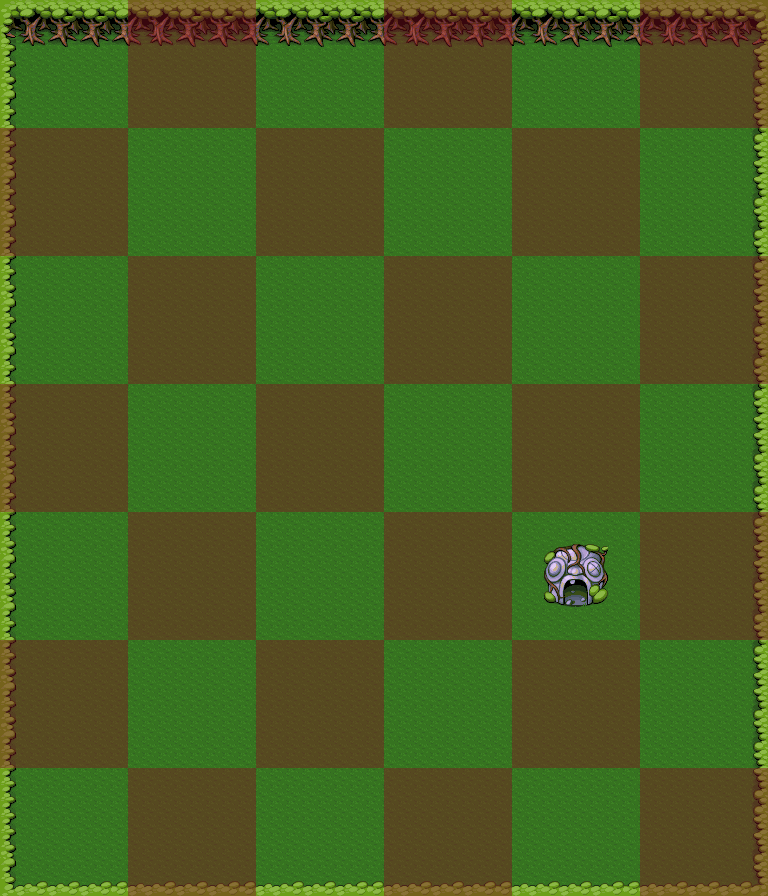

This game map was drawn from its Tiled (.tmx) file and the tilesets committed beside it. A one-line description and the trimmed map source follow:
An orthogonal 48x56 tile map with 16x16 px tiles, 2 tile layers (background, grid).

<map version="1.0" orientation="orthogonal" width="48" height="56" tilewidth="16" tileheight="16">
 <properties>
  <property name="ambient" value="butterfly" />
 </properties>
 <tileset firstgid="1" name="forest" tilewidth="16" tileheight="16">
  <image source="forest.png" width="128" height="208" />
  <tile id="2">
   <properties>
    <property name="wall" value="" />
   </properties>
  </tile>
  <tile id="3">
   <properties>
    <property name="wall" value="" />
   </properties>
  </tile>
  <tile id="4">
   <properties>
    <property name="wall" value="" />
   </properties>
  </tile>
  <tile id="5">
   <properties>
    <property name="wall" value="" />
   </properties>
  </tile>
  <tile id="6">
   <properties>
    <property name="wall" value="" />
   </properties>
  </tile>
  <tile id="7">
   <properties>
    <property name="wall" value="" />
   </properties>
  </tile>
  <tile id="8">
   <properties>
    <property name="wall" value="" />
   </properties>
  </tile>
  <tile id="9">
   <properties>
    <property name="wall" value="" />
   </properties>
  </tile>
  <tile id="10">
   <properties>
    <property name="wall" value="" />
   </properties>
  </tile>
  <tile id="11">
   <properties>
    <property name="wall" value="" />
   </properties>
  </tile>
  <tile id="12">
   <properties>
    <property name="wall" value="" />
   </properties>
  </tile>
  <tile id="13">
   <properties>
    <property name="wall" value="" />
   </properties>
  </tile>
  <tile id="14">
   <properties>
    <property name="wall" value="" />
   </properties>
  </tile>
  <tile id="15">
   <properties>
    <property name="wall" value="" />
   </properties>
  </tile>
  <tile id="16">
   <properties>
    <property name="wall" value="" />
   </properties>
  </tile>
  <tile id="17">
   <properties>
    <property name="wall" value="" />
   </properties>
  </tile>
  <tile id="19">
   <properties>
    <property name="path" value="" />
   </properties>
  </tile>
  <tile id="20">
   <properties>
    <property name="path" value="" />
   </properties>
  </tile>
  <tile id="21">
   <properties>
    <property name="path" value="" />
   </properties>
  </tile>
  <tile id="22">
   <properties>
    <property name="path" value="" />
   </properties>
  </tile>
  <tile id="23">
   <properties>
    <property name="path" value="" />
   </properties>
  </tile>
  <tile id="24">
   <properties>
    <property name="path" value="" />
   </properties>
  </tile>
  <tile id="25">
   <properties>
    <property name="wall" value="" />
   </properties>
  </tile>
  <tile id="26">
   <properties>
    <property name="path" value="" />
   </properties>
  </tile>
  <tile id="27">
   <properties>
    <property name="path" value="" />
   </properties>
  </tile>
  <tile id="28">
   <properties>
    <property name="path" value="" />
   </properties>
  </tile>
  <tile id="29">
   <properties>
    <property name="path" value="" />
   </properties>
  </tile>
  <tile id="30">
   <properties>
    <property name="path" value="" />
   </properties>
  </tile>
  <tile id="31">
   <properties>
    <property name="wall" value="" />
   </properties>
  </tile>
  <tile id="32">
   <properties>
    <property name="wall" value="" />
   </properties>
  </tile>
  <tile id="33">
   <properties>
    <property name="wall" value="" />
   </properties>
  </tile>
  <tile id="34">
   <properties>
    <property name="wall" value="" />
   </properties>
  </tile>
  <tile id="35">
   <properties>
    <property name="wall" value="" />
   </properties>
  </tile>
  <tile id="36">
   <properties>
    <property name="wall" value="" />
   </properties>
  </tile>
  <tile id="37">
   <properties>
    <property name="path" value="" />
   </properties>
  </tile>
  <tile id="38">
   <properties>
    <property name="path" value="" />
   </properties>
  </tile>
  <tile id="39">
   <properties>
    <property name="wall" value="" />
   </properties>
  </tile>
  <tile id="40">
   <properties>
    <property name="wall" value="" />
   </properties>
  </tile>
  <tile id="41">
   <properties>
    <property name="wall" value="" />
   </properties>
  </tile>
  <tile id="42">
   <properties>
    <property name="wall" value="" />
   </properties>
  </tile>
  <tile id="43">
   <properties>
    <property name="wall" value="" />
   </properties>
  </tile>
  <tile id="44">
   <properties>
    <property name="path" value="" />
   </properties>
  </tile>
  <tile id="45">
   <properties>
    <property name="path" value="" />
   </properties>
  </tile>
  <tile id="46">
   <properties>
    <property name="path" value="" />
   </properties>
  </tile>
  <tile id="47">
   <properties>
    <property name="path" value="" />
   </properties>
  </tile>
  <tile id="48">
   <properties>
    <property name="wall" value="" />
   </properties>
  </tile>
  <tile id="49">
   <properties>
    <property name="wall" value="" />
   </properties>
  </tile>
  <tile id="50">
   <properties>
    <property name="wall" value="" />
   </properties>
  </tile>
  <tile id="51">
   <properties>
    <property name="wall" value="" />
   </properties>
  </tile>
  <tile id="52">
   <properties>
    <property name="path" value="" />
   </properties>
  </tile>
  <tile id="53">
   <properties>
    <property name="wall" value="" />
   </properties>
  </tile>
  <tile id="54">
   <properties>
    <property name="wall" value="" />
   </properties>
  </tile>
  <tile id="58">
   <properties>
    <property name="obstacle" value="" />
   </properties>
  </tile>
  <tile id="59">
   <properties>
    <property name="obstacle" value="" />
   </properties>
  </tile>
  <tile id="60">
   <properties>
    <property name="obstacle" value="" />
   </properties>
  </tile>
  <tile id="61">
   <properties>
    <property name="obstacle" value="" />
   </properties>
  </tile>
  <tile id="62">
   <properties>
    <property name="obstacle" value="" />
   </properties>
  </tile>
  <tile id="63">
   <properties>
    <property name="obstacle" value="" />
   </properties>
  </tile>
  <tile id="64">
   <properties>
    <property name="wall" value="" />
   </properties>
  </tile>
  <tile id="65">
   <properties>
    <property name="wall" value="" />
   </properties>
  </tile>
  <tile id="66">
   <properties>
    <property name="wall" value="" />
   </properties>
  </tile>
  <tile id="67">
   <properties>
    <property name="wall" value="" />
   </properties>
  </tile>
  <tile id="68">
   <properties>
    <property name="wall" value="" />
   </properties>
  </tile>
  <tile id="69">
   <properties>
    <property name="wall" value="" />
   </properties>
  </tile>
  <tile id="70">
   <properties>
    <property name="wall" value="" />
   </properties>
  </tile>
  <tile id="71">
   <properties>
    <property name="obstacle" value="" />
   </properties>
  </tile>
  <tile id="72">
   <properties>
    <property name="wall" value="" />
   </properties>
  </tile>
  <tile id="73">
   <properties>
    <property name="wall" value="" />
   </properties>
  </tile>
  <tile id="74">
   <properties>
    <property name="wall" value="" />
   </properties>
  </tile>
  <tile id="75">
   <properties>
    <property name="wall" value="" />
   </properties>
  </tile>
  <tile id="76">
   <properties>
    <property name="wall" value="" />
   </properties>
  </tile>
  <tile id="77">
   <properties>
    <property name="wall" value="" />
   </properties>
  </tile>
  <tile id="78">
   <properties>
    <property name="wall" value="" />
   </properties>
  </tile>
  <tile id="79">
   <properties>
    <property name="wall" value="" />
   </properties>
  </tile>
  <tile id="80">
   <properties>
    <property name="wall" value="" />
   </properties>
  </tile>
  <tile id="81">
   <properties>
    <property name="wall" value="" />
   </properties>
  </tile>
  <tile id="82">
   <properties>
    <property name="wall" value="" />
   </properties>
  </tile>
  <tile id="83">
   <properties>
    <property name="wall" value="" />
   </properties>
  </tile>
  <tile id="84">
   <properties>
    <property name="wall" value="" />
   </properties>
  </tile>
  <tile id="85">
   <properties>
    <property name="wall" value="" />
   </properties>
  </tile>
  <tile id="86">
   <properties>
    <property name="wall" value="" />
   </properties>
  </tile>
  <tile id="87">
   <properties>
    <property name="wall" value="" />
   </properties>
  </tile>
  <tile id="88">
   <properties>
    <property name="obstacle" value="" />
   </properties>
  </tile>
  <tile id="89">
   <properties>
    <property name="obstacle" value="" />
   </properties>
  </tile>
  <tile id="90">
   <properties>
    <property name="obstacle" value="" />
   </properties>
  </tile>
  <tile id="91">
   <properties>
    <property name="obstacle" value="" />
   </properties>
  </tile>
  <tile id="92">
   <properties>
    <property name="obstacle" value="" />
   </properties>
  </tile>
  <tile id="93">
   <properties>
    <property name="obstacle" value="" />
   </properties>
  </tile>
  <tile id="94">
   <properties>
    <property name="obstacle" value="" />
   </properties>
  </tile>
  <tile id="95">
   <properties>
    <property name="obstacle" value="" />
   </properties>
  </tile>
  <tile id="96">
   <properties>
    <property name="obstacle" value="" />
   </properties>
  </tile>
  <tile id="97">
   <properties>
    <property name="obstacle" value="" />
   </properties>
  </tile>
  <tile id="98">
   <properties>
    <property name="obstacle" value="" />
   </properties>
  </tile>
  <tile id="99">
   <properties>
    <property name="obstacle" value="" />
   </properties>
  </tile>
  <tile id="100">
   <properties>
    <property name="obstacle" value="" />
   </properties>
  </tile>
  <tile id="101">
   <properties>
    <property name="obstacle" value="" />
   </properties>
  </tile>
  <tile id="102">
   <properties>
    <property name="obstacle" value="" />
   </properties>
  </tile>
  <tile id="103">
   <properties>
    <property name="obstacle" value="" />
   </properties>
  </tile>
 </tileset>
 <layer name="background" width="48" height="56">
  <data>[2688 cells, 2688 non-empty, 41 distinct tile ids]</data>
 </layer>
 <layer name="grid" width="48" height="56" opacity="0.43">
  <data>[2688 cells, 1344 non-empty, 1 distinct tile ids]</data>
 </layer>
 <objectgroup name="triggers" width="48" height="56" visible="0" />
</map>
